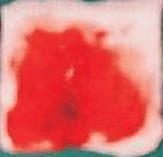
#> input picture 10ml10x10.jpg, 163 x 157 px
$ python Hemomeasure_interfazV2.py
#> lines starting #> are read from the running program, lines starting #| are printed output that depends on the picture; long printed decimals are rounded
#> the answer given: 1
"""Propuesta por
Luis Pablo Cárdenas (A01254955)
Eduardo Cárdenas (A00232432)
Sebastián Blanchet (A00227588)
Araceli Ruiz (A01255302)"""

import tkinter as tk
from tkinter.filedialog import askopenfilename
import numpy as np
import cv2
import matplotlib.pyplot as plt


#Funcion para aumentar brillantez de imagen dada una imagen y el factor de brillantez por el cual se multiplicara.
#Calcula la intensidad promedio de cada pixel, multiplica la imagen por el factor de brillantez ingresado por el usuario y luego le suma el promedio al resultado.
def adjust_brilliance(image, brilliance_factor=1.5):
    image = image.astype(np.float32)
    mean_brightness = np.mean(image)
    image = (image - mean_brightness) * brilliance_factor + mean_brightness
    image = np.clip(image, 0, 255)
    image = image.astype(np.uint8)

    return image

#Ajusta la exposicion de una imagen dada la imagen y un factor de exposicion de parte del usuario.
#Multiplica la imagen por el factor de exposicion.
def adjust_exposure(image, exposure_factor=1.5):
    image = image.astype(np.float32)

    image = image * exposure_factor

    # OVERFLOW HANDLING
    image = np.clip(image, 0, 255)
    image = image.astype(np.uint8)
    return image


#Busca el porcentaje de rojo de una imagen dada una imagen.
#Suma los valores R, G y B de todos los pixeles de la imagen, los suma y le resta el total de pixeles verdes y azules al total de pixeles rojos, para despues dividir el numero entre el total de pixeles de la imagen.

def findredp(image):
    height, width, _ = image.shape

    accumulated_red = 0
    totalred=0
    totalgreen=0
    totalblue=0

    for y in range(height):
        for x in range(width):
            red_value = image[y, x, 2]
            totalred = totalred + red_value

            green_value = image[y, x, 1]
            totalgreen = totalgreen + green_value

            blue_value = image[y, x, 0]
            totalblue = totalblue + blue_value

    print("DEBUG: ")
    print("red: ", totalred)
    print("green: ", totalgreen)
    print("blue: ", totalblue)

    print("OPERACION: ")
    accumulated_red = totalred - ((totalgreen + totalblue)/2)
    print("TOTAL DE ROJO: ", accumulated_red)

    redpercentage = accumulated_red/(255*image.shape[0]*image.shape[1])

    print("PORCENTAJE DE ROJO: ", redpercentage)

    return redpercentage


def hemomeasure(image, brilliance_factor=5, exposure_factor=3, blur_ksize=(123, 123)):
    #Ajusta brillo y exposicion para hacer los blancos mas blancos y los rojos mas rojos.
    image = adjust_brilliance(image, brilliance_factor)
    image = adjust_exposure(image, exposure_factor)
    #Aplica un efecto de difuminado para reducir el nivel de detalles en la imagen que puedan obstruir en la identificacion de colores, como la textura de la tela.
    image = cv2.GaussianBlur(image, blur_ksize, 0)

    #Calcula el porcentaje de rojo de la imagen ya procesada.
    redpercentage = findredp(image)
    return redpercentage


def llamar():
    # Ruta inicial del directorio, misma donde se encuentra el .py
    ruta = r"C:\Users\arace\Desktop\Araceli Escuela\TEC\SEMESTRE 4\SemanaTEC\Laboratorio\Hemomeasure\hemomeasure"
    # Permite abrir archivos .png o .jpg
    fn = askopenfilename(initialdir=ruta,filetypes =[("Archivo tipo Imagen", "*.png;*.jpg")])
#> the answer given: 10ml10x10.jpg
    fn2 = askopenfilename(initialdir=ruta,filetypes =[("Archivo tipo Imagen", "*.png;*.jpg")])
#> the answer given: 20ml10x10.jpg

    # En caso de no ingresar una imagen
    if not (fn or fn2):
        print("No se ha seleccionado una imagen.")
        return

    # OpenCV "lee" las imagenes en las rutas seleccionadas
    image = cv2.imread(fn)
#> image is the input picture: shape (157, 163, 3); mean B, G, R 109.4, 111.8, 226.7
    image2 = cv2.imread(fn2)
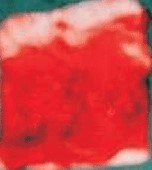
#> input picture 20ml10x10.jpg, 152 x 170 px
#> image2 is the input picture: shape (170, 152, 3); mean B, G, R 71.5, 70.4, 211.5

    #Reduce el tamaño de la imagen en caso de que sea muy grande para facilitar la carga y evitar posibles complicaciones en caso de que la imagen sea muy grande.
    if (image.shape[0]*image.shape[1])>100:
        image = cv2.resize(image, (int(image.shape[1] * 0.25), int(image.shape[0] * 0.25)))
#> image: shape (39, 40, 3)

    if (image2.shape[0]*image2.shape[1])>100:
        image2 = cv2.resize(image2, (int(image2.shape[1] * 0.25), int(image2.shape[0] * 0.25)))
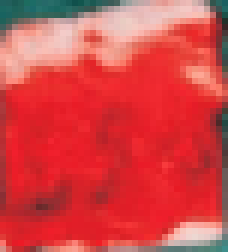
#> image2: shape (42, 38, 3) (shown 6 times larger); mean B, G, R 71.4, 70.2, 211.4

    #LLama a la funcion con la imagen para calcular sus porcentajes de rojo
    print("LADO A")
    print("////////////")
    redpercentage = hemomeasure(image, brilliance_factor=5, exposure_factor=3, blur_ksize=(123, 123))
#> in adjust_brilliance, `mean_brightness = np.mean(image)`: mean_brightness = 149.4
#> in adjust_exposure, `image = np.clip(image, 0, 255)`:
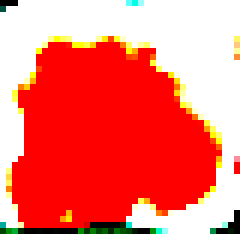
#> image: shape (39, 40, 3) float32 (shown 6 times larger); mean of channels 0, 1, 2 105.9, 114.8, 246.7; drawn as B, G, R
#> in hemomeasure, `image = cv2.GaussianBlur(image, blur_ksize, 0)`:
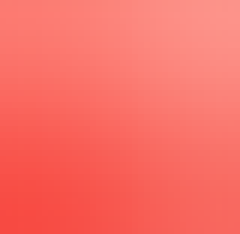
#> image: shape (39, 40, 3) (shown 6 times larger); mean of channels 0, 1, 2 101.9, 110.6, 250; drawn as B, G, R
#> after the loop in findredp, `for y in range(height):`: totalblue = 158896; totalgreen = 172568; totalred = 389976
#| red:  389976
#| green:  172568
#| blue:  158896
#> in findredp, `accumulated_red = totalred - ((totalgreen + totalblue)/2)`: accumulated_red = 224244
#| TOTAL DE ROJO:  224244.0
#> in findredp, `redpercentage = accumulated_red/(255*image.shape[0]*image.shape[1])`: redpercentage = 0.564
#| PORCENTAJE DE ROJO:  0.5637
#> redpercentage = 0.564

    print("LADO B")
    print("////////////")
    redpercentage2 = hemomeasure(image2, brilliance_factor=5, exposure_factor=3, blur_ksize=(123, 123))
#> call 2 of hemomeasure, with brilliance_factor = 5, exposure_factor = 3, blur_ksize = (123, 123)
#> call 2 of adjust_brilliance, with brilliance_factor = 5
#> in adjust_brilliance (call 2), `mean_brightness = np.mean(image)`: mean_brightness = 117.7
#> in adjust_brilliance (call 2), `image = np.clip(image, 0, 255)`:
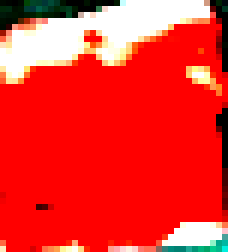
#> image: shape (42, 38, 3) float32 (shown 6 times larger); mean of channels 0, 1, 2 45.1, 50.6, 237.4; drawn as B, G, R
#> call 2 of adjust_exposure, with exposure_factor = 3
#> in adjust_exposure (call 2), `image = np.clip(image, 0, 255)`:
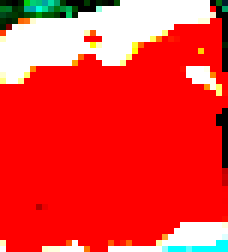
#> image: shape (42, 38, 3) float32 (shown 6 times larger); mean of channels 0, 1, 2 54.2, 58.9, 239.8; drawn as B, G, R
#> in hemomeasure (call 2), `image = cv2.GaussianBlur(image, blur_ksize, 0)`:
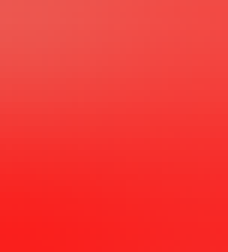
#> image: shape (42, 38, 3) (shown 6 times larger); mean of channels 0, 1, 2 52.1, 56.5, 244.1; drawn as B, G, R
#| red:  389635
#| green:  90123
#| blue:  83128
#| TOTAL DE ROJO:  303009.5
#| PORCENTAJE DE ROJO:  0.7445
#> in hemomeasure (call 2), `redpercentage = findredp(image)`: redpercentage = 0.745
#> redpercentage2 = 0.745

    #Multiplica ambos porcentajes de rojo por la mitad de la maxima retencion de sangre de una gaza de 10cm y las suma entre si para aproximar la cantidad de sangre en la gaza.

    print("")
    print("SATURACION ESTIMADA EN GAZA: ", (redpercentage*6)+(redpercentage2*6),"ml")
#| SATURACION ESTIMADA EN GAZA:  7.849 ml


    cv2.imshow("Ejemplo", image)
    cv2.imshow("Ejemplo", image2)
    cv2.waitKey(0)
    cv2.destroyAllWindows()


print("¡Bienvenid@ a Hemomeasure!")
print("¿Deseas medir el procentaje de sangre?")
try:
    x = int(input("""Teclea el número de la opción que eligas:
    1.Si   2.No \n"""))

    if x==1:
        llamar()
    elif x==2:
        print("Nos vemos luego")
    else:
        print("Por favor seleccione 1 o 2.")
except ValueError:
    print("Por favor ingrese un número")
